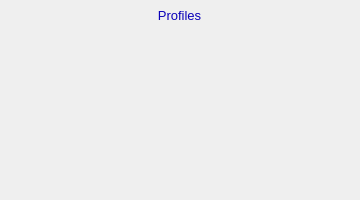
    <widget class="PyDMFrame" name="composite_5">
      <property name="geometry">
        <rect>
          <x>755</x>
          <y>40</y>
          <width>360</width>
          <height>200</height>
        </rect>
      </property>
      <widget class="PyDMDrawingRectangle" name="rectangle_5">
        <property name="geometry">
          <rect>
            <x>0</x>
            <y>0</y>
            <width>360</width>
            <height>200</height>
          </rect>
        </property>
        <property name="brush" stdset="0">
          <brush brushstyle="NoBrush">
            <color alpha="255">
              <red>0</red>
              <green>0</green>
              <blue>0</blue>
            </color>
          </brush>
        </property>
        <property name="penStyle" stdset="0">
          <enum>Qt::SolidLine</enum>
        </property>
        <property name="penColor" stdset="0">
          <color>
            <red>0</red>
            <green>0</green>
            <blue>0</blue>
          </color>
        </property>
        <property name="penWidth" stdset="0">
          <double>1</double>
        </property>
        <property name="penCapStyle" stdset="0">
          <enum>Qt::FlatCap</enum>
        </property>
        <property name="toolTip">
          <string>rectangle_5</string>
        </property>
      </widget>
      <widget class="PyDMFrame" name="composite_6">
        <property name="geometry">
          <rect>
            <x>15</x>
            <y>81</y>
            <width>339</width>
            <height>87</height>
          </rect>
        </property>
        <widget class="QLabel" name="text_11">
          <property name="geometry">
            <rect>
              <x>755</x>
              <y>62</y>
              <width>170</width>
              <height>20</height>
            </rect>
          </property>
          <property name="text">
            <string>Cursor X</string>
          </property>
          <property name="font" stdset="0">
            <font>
              <pointsize>10</pointsize>
            </font>
          </property>
          <property name="brush" stdset="0">
            <brush brushstyle="SolidPattern">
              <color alpha="255">
                <red>0</red>
                <green>0</green>
                <blue>0</blue>
              </color>
            </brush>
          </property>
          <property name="toolTip">
            <string>text_11</string>
          </property>
          <property name="alignment">
            <set>Qt::AlignRight|Qt::AlignTrailing|Qt::AlignVCenter</set>
          </property>
          <property name="styleSheet">
            <string notr="true">QLabel#text_11 {
  color: rgb(0, 0, 0);
  }</string>
          </property>
        </widget>
        <widget class="PyDMSlider" name="valuator">
          <property name="geometry">
            <rect>
              <x>934</x>
              <y>62</y>
              <width>160</width>
              <height>20</height>
            </rect>
          </property>
          <property name="channel" stdset="0">
            <string>ca://${prefix}CursorX</string>
          </property>
          <property name="toolTip">
            <string>${prefix}CursorX</string>
          </property>
          <property name="orientation" stdset="0">
            <string>Qt::Horizontal</string>
          </property>
          <property name="showLimitLabels" stdset="0">
            <bool>true</bool>
          </property>
          <property name="showValueLabel" stdset="0">
            <bool>false</bool>
          </property>
          <property name="showUnits" stdset="0">
            <bool>false</bool>
          </property>
          <property name="tickPosition" stdset="0">
            <enum>QSlider::NoTicks</enum>
          </property>
          <property name="precision" stdset="0">
            <number>1</number>
          </property>
          <property name="styleSheet">
            <string notr="true">PyDMSlider#valuator {
  color: rgb(10, 0, 184);
  background-color: rgb(115, 223, 255);
  }</string>
          </property>
        </widget>
        <widget class="PyDMLineEdit" name="text_entry_4">
          <property name="geometry">
            <rect>
              <x>934</x>
              <y>40</y>
              <width>60</width>
              <height>19</height>
            </rect>
          </property>
          <property name="channel" stdset="0">
            <string>ca://${prefix}CursorX</string>
          </property>
          <property name="toolTip">
            <string>${prefix}CursorX</string>
          </property>
          <property name="font" stdset="0">
            <font>
              <pointsize>10</pointsize>
            </font>
          </property>
          <property name="styleSheet">
            <string notr="true">PyDMLineEdit#text_entry_4 {
  color: rgb(0, 0, 0);
  background-color: rgb(115, 223, 255);
  border: 1px solid black;
  margin: 0px;
  padding: 0px;
  spacing: 0px;
  }</string>
          </property>
        </widget>
        <widget class="PyDMLabel" name="text_update_7">
          <property name="geometry">
            <rect>
              <x>999</x>
              <y>40</y>
              <width>90</width>
              <height>18</height>
            </rect>
          </property>
          <property name="toolTip">
            <string>PV: ${prefix}CursorX_RBV</string>
          </property>
          <property name="channel" stdset="0">
            <string>ca://${prefix}CursorX_RBV</string>
          </property>
          <property name="font" stdset="0">
            <font>
              <pointsize>10</pointsize>
            </font>
          </property>
          <property name="alignment">
            <set>Qt::AlignLeading|Qt::AlignLeft|Qt::AlignVCenter</set>
          </property>
          <property name="textInteractionFlags">
            <set>Qt::TextSelectableByKeyboard|Qt::TextSelectableByMouse</set>
          </property>
          <property name="styleSheet">
            <string notr="true">PyDMLabel#text_update_7 {
  color: rgb(10, 0, 184);
  background-color: rgb(187, 187, 187);
  }</string>
          </property>
        </widget>
        <widget class="QLabel" name="text_12">
          <property name="geometry">
            <rect>
              <x>755</x>
              <y>107</y>
              <width>170</width>
              <height>20</height>
            </rect>
          </property>
          <property name="text">
            <string>Cursor Y</string>
          </property>
          <property name="font" stdset="0">
            <font>
              <pointsize>10</pointsize>
            </font>
          </property>
          <property name="brush" stdset="0">
            <brush brushstyle="SolidPattern">
              <color alpha="255">
                <red>0</red>
                <green>0</green>
                <blue>0</blue>
              </color>
            </brush>
          </property>
          <property name="toolTip">
            <string>text_12</string>
          </property>
          <property name="alignment">
            <set>Qt::AlignRight|Qt::AlignTrailing|Qt::AlignVCenter</set>
          </property>
          <property name="styleSheet">
            <string notr="true">QLabel#text_12 {
  color: rgb(0, 0, 0);
  }</string>
          </property>
        </widget>
        <widget class="PyDMSlider" name="valuator_1">
          <property name="geometry">
            <rect>
              <x>934</x>
              <y>107</y>
              <width>160</width>
              <height>20</height>
            </rect>
          </property>
          <property name="channel" stdset="0">
            <string>ca://${prefix}CursorY</string>
          </property>
          <property name="toolTip">
            <string>${prefix}CursorY</string>
          </property>
          <property name="orientation" stdset="0">
            <string>Qt::Horizontal</string>
          </property>
          <property name="showLimitLabels" stdset="0">
            <bool>true</bool>
          </property>
          <property name="showValueLabel" stdset="0">
            <bool>false</bool>
          </property>
          <property name="showUnits" stdset="0">
            <bool>false</bool>
          </property>
          <property name="tickPosition" stdset="0">
            <enum>QSlider::NoTicks</enum>
          </property>
          <property name="precision" stdset="0">
            <number>1</number>
          </property>
          <property name="styleSheet">
            <string notr="true">PyDMSlider#valuator_1 {
  color: rgb(10, 0, 184);
  background-color: rgb(115, 223, 255);
  }</string>
          </property>
        </widget>
        <widget class="PyDMLineEdit" name="text_entry_5">
          <property name="geometry">
            <rect>
              <x>934</x>
              <y>85</y>
              <width>60</width>
              <height>19</height>
            </rect>
          </property>
          <property name="channel" stdset="0">
            <string>ca://${prefix}CursorY</string>
          </property>
          <property name="toolTip">
            <string>${prefix}CursorY</string>
          </property>
          <property name="font" stdset="0">
            <font>
              <pointsize>10</pointsize>
            </font>
          </property>
          <property name="styleSheet">
            <string notr="true">PyDMLineEdit#text_entry_5 {
  color: rgb(0, 0, 0);
  background-color: rgb(115, 223, 255);
  border: 1px solid black;
  margin: 0px;
  padding: 0px;
  spacing: 0px;
  }</string>
          </property>
        </widget>
        <widget class="PyDMLabel" name="text_update_8">
          <property name="geometry">
            <rect>
              <x>999</x>
              <y>85</y>
              <width>90</width>
              <height>18</height>
            </rect>
          </property>
          <property name="toolTip">
            <string>PV: ${prefix}CursorY_RBV</string>
          </property>
          <property name="channel" stdset="0">
            <string>ca://${prefix}CursorY_RBV</string>
          </property>
          <property name="font" stdset="0">
            <font>
              <pointsize>10</pointsize>
            </font>
          </property>
          <property name="alignment">
            <set>Qt::AlignLeading|Qt::AlignLeft|Qt::AlignVCenter</set>
          </property>
          <property name="textInteractionFlags">
            <set>Qt::TextSelectableByKeyboard|Qt::TextSelectableByMouse</set>
          </property>
          <property name="styleSheet">
            <string notr="true">PyDMLabel#text_update_8 {
  color: rgb(10, 0, 184);
  background-color: rgb(187, 187, 187);
  }</string>
          </property>
        </widget>
      </widget>
      <widget class="PyDMFrame" name="composite_7">
        <property name="geometry">
          <rect>
            <x>5</x>
            <y>31</y>
            <width>345</width>
            <height>20</height>
          </rect>
        </property>
        <widget class="PyDMEnumComboBox" name="menu_2">
          <property name="geometry">
            <rect>
              <x>944</x>
              <y>41</y>
              <width>60</width>
              <height>18</height>
            </rect>
          </property>
          <property name="toolTip">
            <string>${prefix}ComputeProfiles</string>
          </property>
          <property name="channel" stdset="0">
            <string>ca://${prefix}ComputeProfiles</string>
          </property>
          <property name="font" stdset="0">
            <font>
              <pointsize>10</pointsize>
            </font>
          </property>
          <property name="styleSheet">
            <string notr="true">PyDMEnumComboBox#menu_2 {
  color: rgb(0, 0, 0);
  background-color: rgb(115, 223, 255);
  }</string>
          </property>
        </widget>
        <widget class="PyDMLabel" name="text_update_9">
          <property name="geometry">
            <rect>
              <x>1010</x>
              <y>41</y>
              <width>90</width>
              <height>18</height>
            </rect>
          </property>
          <property name="toolTip">
            <string>PV: ${prefix}ComputeProfiles_RBV</string>
          </property>
          <property name="channel" stdset="0">
            <string>ca://${prefix}ComputeProfiles_RBV</string>
          </property>
          <property name="font" stdset="0">
            <font>
              <pointsize>10</pointsize>
            </font>
          </property>
          <property name="alignment">
            <set>Qt::AlignLeading|Qt::AlignLeft|Qt::AlignVCenter</set>
          </property>
          <property name="textInteractionFlags">
            <set>Qt::TextSelectableByKeyboard|Qt::TextSelectableByMouse</set>
          </property>
          <property name="styleSheet">
            <string notr="true">PyDMLabel#text_update_9 {
  color: rgb(10, 0, 184);
  background-color: rgb(70, 70, 70);
  }</string>
          </property>
        </widget>
        <widget class="QLabel" name="text_13">
          <property name="geometry">
            <rect>
              <x>755</x>
              <y>40</y>
              <width>180</width>
              <height>20</height>
            </rect>
          </property>
          <property name="text">
            <string>Compute profiles</string>
          </property>
          <property name="font" stdset="0">
            <font>
              <pointsize>10</pointsize>
            </font>
          </property>
          <property name="brush" stdset="0">
            <brush brushstyle="SolidPattern">
              <color alpha="255">
                <red>0</red>
                <green>0</green>
                <blue>0</blue>
              </color>
            </brush>
          </property>
          <property name="toolTip">
            <string>text_13</string>
          </property>
          <property name="alignment">
            <set>Qt::AlignRight|Qt::AlignTrailing|Qt::AlignVCenter</set>
          </property>
          <property name="styleSheet">
            <string notr="true">QLabel#text_13 {
  color: rgb(0, 0, 0);
  }</string>
          </property>
        </widget>
      </widget>
      <widget class="PyDMFrame" name="composite_8">
        <property name="geometry">
          <rect>
            <x>4</x>
            <y>56</y>
            <width>346</width>
            <height>20</height>
          </rect>
        </property>
        <widget class="QLabel" name="text_14">
          <property name="geometry">
            <rect>
              <x>755</x>
              <y>40</y>
              <width>100</width>
              <height>20</height>
            </rect>
          </property>
          <property name="text">
            <string>Size X</string>
          </property>
          <property name="font" stdset="0">
            <font>
              <pointsize>10</pointsize>
            </font>
          </property>
          <property name="brush" stdset="0">
            <brush brushstyle="SolidPattern">
              <color alpha="255">
                <red>0</red>
                <green>0</green>
                <blue>0</blue>
              </color>
            </brush>
          </property>
          <property name="toolTip">
            <string>text_14</string>
          </property>
          <property name="alignment">
            <set>Qt::AlignRight|Qt::AlignTrailing|Qt::AlignVCenter</set>
          </property>
          <property name="styleSheet">
            <string notr="true">QLabel#text_14 {
  color: rgb(0, 0, 0);
  }</string>
          </property>
        </widget>
        <widget class="PyDMLabel" name="text_update_10">
          <property name="geometry">
            <rect>
              <x>859</x>
              <y>41</y>
              <width>90</width>
              <height>18</height>
            </rect>
          </property>
          <property name="toolTip">
            <string>PV: ${prefix}ProfileSizeX_RBV</string>
          </property>
          <property name="channel" stdset="0">
            <string>ca://${prefix}ProfileSizeX_RBV</string>
          </property>
          <property name="font" stdset="0">
            <font>
              <pointsize>10</pointsize>
            </font>
          </property>
          <property name="alignment">
            <set>Qt::AlignLeading|Qt::AlignLeft|Qt::AlignVCenter</set>
          </property>
          <property name="textInteractionFlags">
            <set>Qt::TextSelectableByKeyboard|Qt::TextSelectableByMouse</set>
          </property>
          <property name="styleSheet">
            <string notr="true">PyDMLabel#text_update_10 {
  color: rgb(10, 0, 184);
  background-color: rgb(187, 187, 187);
  }</string>
          </property>
        </widget>
        <widget class="PyDMLabel" name="text_update_11">
          <property name="geometry">
            <rect>
              <x>1011</x>
              <y>41</y>
              <width>90</width>
              <height>18</height>
            </rect>
          </property>
          <property name="toolTip">
            <string>PV: ${prefix}ProfileSizeY_RBV</string>
          </property>
          <property name="channel" stdset="0">
            <string>ca://${prefix}ProfileSizeY_RBV</string>
          </property>
          <property name="font" stdset="0">
            <font>
              <pointsize>10</pointsize>
            </font>
          </property>
          <property name="alignment">
            <set>Qt::AlignLeading|Qt::AlignLeft|Qt::AlignVCenter</set>
          </property>
          <property name="textInteractionFlags">
            <set>Qt::TextSelectableByKeyboard|Qt::TextSelectableByMouse</set>
          </property>
          <property name="styleSheet">
            <string notr="true">PyDMLabel#text_update_11 {
  color: rgb(10, 0, 184);
  background-color: rgb(187, 187, 187);
  }</string>
          </property>
        </widget>
        <widget class="QLabel" name="text_15">
          <property name="geometry">
            <rect>
              <x>975</x>
              <y>40</y>
              <width>30</width>
              <height>20</height>
            </rect>
          </property>
          <property name="text">
            <string>Y</string>
          </property>
          <property name="font" stdset="0">
            <font>
              <pointsize>10</pointsize>
            </font>
          </property>
          <property name="brush" stdset="0">
            <brush brushstyle="SolidPattern">
              <color alpha="255">
                <red>0</red>
                <green>0</green>
                <blue>0</blue>
              </color>
            </brush>
          </property>
          <property name="toolTip">
            <string>text_15</string>
          </property>
          <property name="alignment">
            <set>Qt::AlignRight|Qt::AlignTrailing|Qt::AlignVCenter</set>
          </property>
          <property name="styleSheet">
            <string notr="true">QLabel#text_15 {
  color: rgb(0, 0, 0);
  }</string>
          </property>
        </widget>
      </widget>
      <widget class="PyDMDrawingRectangle" name="rectangle_6">
        <property name="geometry">
          <rect>
            <x>125</x>
            <y>5</y>
            <width>110</width>
            <height>21</height>
          </rect>
        </property>
        <property name="brush" stdset="0">
          <brush brushstyle="SolidPattern">
            <color alpha="255">
              <red>218</red>
              <green>218</green>
              <blue>218</blue>
            </color>
          </brush>
        </property>
        <property name="penStyle" stdset="0">
          <enum>Qt::SolidLine</enum>
        </property>
        <property name="penColor" stdset="0">
          <color>
            <red>218</red>
            <green>218</green>
            <blue>218</blue>
          </color>
        </property>
        <property name="penWidth" stdset="0">
          <double>0</double>
        </property>
        <property name="penCapStyle" stdset="0">
          <enum>Qt::FlatCap</enum>
        </property>
        <property name="toolTip">
          <string>rectangle_6</string>
        </property>
      </widget>
      <widget class="QLabel" name="text_16">
        <property name="geometry">
          <rect>
            <x>128</x>
            <y>5</y>
            <width>103</width>
            <height>20</height>
          </rect>
        </property>
        <property name="text">
          <string>Profiles</string>
        </property>
        <property name="font" stdset="0">
          <font>
            <pointsize>10</pointsize>
          </font>
        </property>
        <property name="brush" stdset="0">
          <brush brushstyle="SolidPattern">
            <color alpha="255">
              <red>10</red>
              <green>0</green>
              <blue>184</blue>
            </color>
          </brush>
        </property>
        <property name="toolTip">
          <string>text_16</string>
        </property>
        <property name="alignment">
          <set>Qt::AlignCenter</set>
        </property>
        <property name="styleSheet">
          <string notr="true">QLabel#text_16 {
  color: rgb(10, 0, 184);
  }</string>
        </property>
      </widget>
      <widget class="PyDMFrame" name="composite_9">
        <property name="geometry">
          <rect>
            <x>145</x>
            <y>173</y>
            <width>111</width>
            <height>20</height>
          </rect>
        </property>
        <widget class="PyDMRelatedDisplayButton" name="related_display_1">
          <property name="geometry">
            <rect>
              <x>806</x>
              <y>40</y>
              <width>60</width>
              <height>20</height>
            </rect>
          </property>
          <property name="showIcon" stdset="0">
            <bool>true</bool>
          </property>
          <property name="font" stdset="0">
            <font>
              <pointsize>10</pointsize>
            </font>
          </property>
          <property name="styleSheet">
            <string notr="true">PyDMRelatedDisplayButton#related_display_1 {
  color: rgb(0, 0, 0);
  background-color: rgb(115, 223, 255);
  }</string>
          </property>
          <property name="titles" stdset="0">
            <stringlist>
              <string>Average X</string>
              <string>Average Y</string>
              <string>Threshold X</string>
              <string>Threshold Y</string>
              <string>Centroid X</string>
              <string>Centroid Y</string>
              <string>Cursor X</string>
              <string>Cursor Y</string>
            </stringlist>
          </property>
          <property name="filenames" stdset="0">
            <stringlist>
              <string>Plot_V23.ui</string>
              <string>Plot_V23.ui</string>
              <string>Plot_V23.ui</string>
              <string>Plot_V23.ui</string>
              <string>Plot_V23.ui</string>
              <string>Plot_V23.ui</string>
              <string>Plot_V23.ui</string>
              <string>Plot_V23.ui</string>
            </stringlist>
          </property>
          <property name="macros" stdset="0">
            <stringlist>
              <string>P=${P},R=${R},DATA=ProfileAverageX_RBV,TITLE=AverageX,XLABEL=Pixel,YLABEL=Counts</string>
              <string>P=${P},R=${R},DATA=ProfileAverageY_RBV,TITLE=AverageY,XLABEL=Pixel,YLABEL=Counts</string>
              <string>P=${P},R=${R},DATA=ProfileThresholdX_RBV,TITLE=ThresholdX,XLABEL=Pixel,YLABEL=Counts</string>
              <string>P=${P},R=${R},DATA=ProfileThresholdY_RBV,TITLE=ThresholdY,XLABEL=Pixel,YLABEL=Counts</string>
              <string>P=${P},R=${R},DATA=ProfileCentroidX_RBV,TITLE=CentroidX,XLABEL=Pixel,YLABEL=Counts</string>
              <string>P=${P},R=${R},DATA=ProfileCentroidY_RBV,TITLE=CentroidY,XLABEL=Pixel,YLABEL=Counts</string>
              <string>P=${P},R=${R},DATA=ProfileCursorX_RBV,TITLE=CursorX,XLABEL=Pixel,YLABEL=Counts</string>
              <string>P=${P},R=${R},DATA=ProfileCursorY_RBV,TITLE=CursorY,XLABEL=Pixel,YLABEL=Counts</string>
            </stringlist>
          </property>
          <property name="openInNewWindow" stdset="0">
            <bool>true</bool>
          </property>
        </widget>
        <widget class="QLabel" name="text_17">
          <property name="geometry">
            <rect>
              <x>755</x>
              <y>40</y>
              <width>40</width>
              <height>20</height>
            </rect>
          </property>
          <property name="text">
            <string>Plot</string>
          </property>
          <property name="font" stdset="0">
            <font>
              <pointsize>10</pointsize>
            </font>
          </property>
          <property name="brush" stdset="0">
            <brush brushstyle="SolidPattern">
              <color alpha="255">
                <red>0</red>
                <green>0</green>
                <blue>0</blue>
              </color>
            </brush>
          </property>
          <property name="toolTip">
            <string>text_17</string>
          </property>
          <property name="alignment">
            <set>Qt::AlignLeading|Qt::AlignLeft|Qt::AlignVCenter</set>
          </property>
          <property name="styleSheet">
            <string notr="true">QLabel#text_17 {
  color: rgb(0, 0, 0);
  }</string>
          </property>
        </widget>
      </widget>
    </widget>
